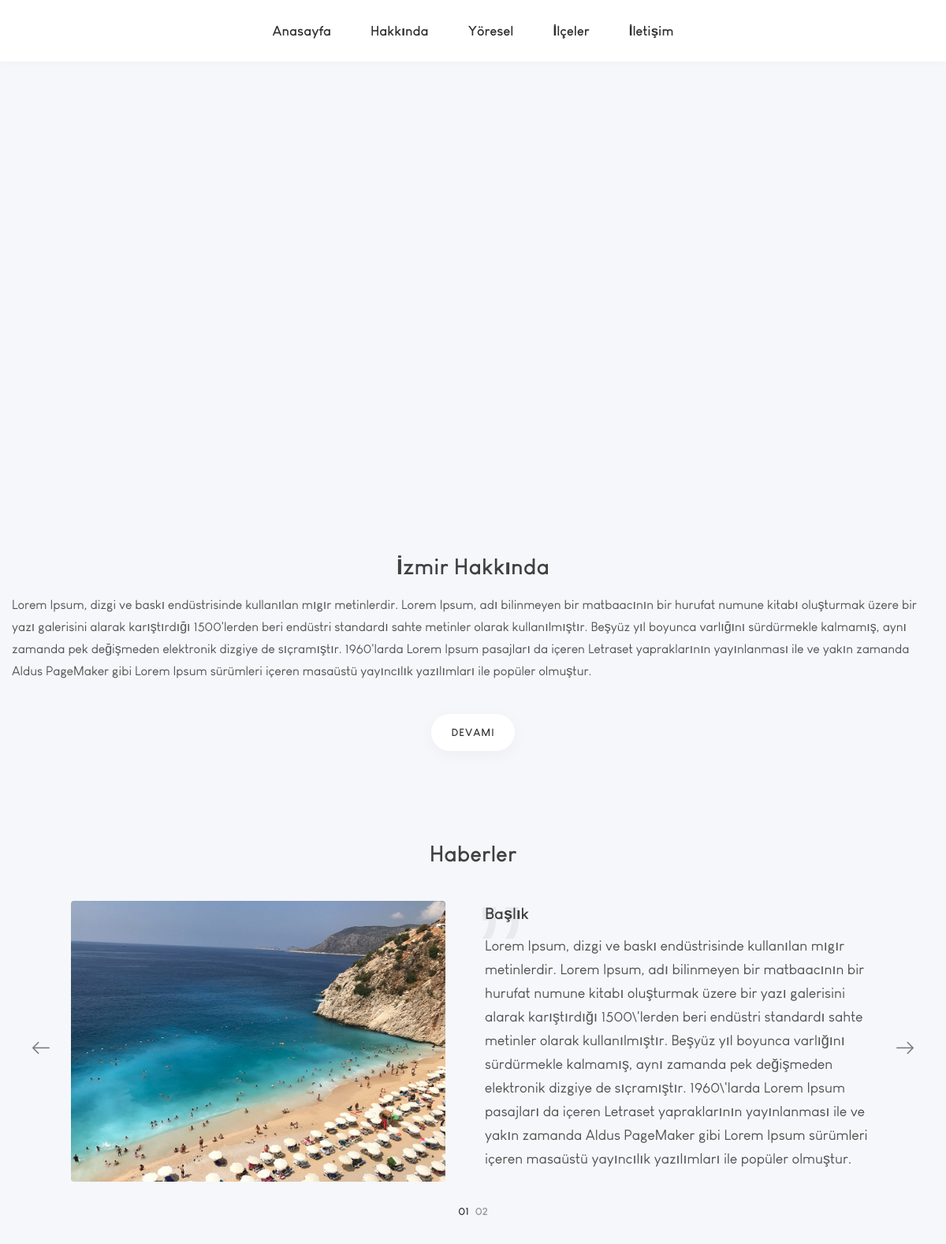
The page / on the database its author committed.
### tables this page shows
CREATE TABLE `about` (
  `aid` int(11) NOT NULL,
  `text` varchar(5000) NOT NULL,
  `image` varchar(500) NOT NULL
);

CREATE TABLE `news` (
  `nid` int(11) NOT NULL,
  `text` varchar(5000) NOT NULL,
  `image` varchar(500) NOT NULL,
  `head` varchar(50) NOT NULL
);

### application/controllers/Home.php (called while the page is built, shortened)
<?php
class Home extends CI_Controller {
	public  function  __construct()
    {
        $this->load->model("DB_models");
        $this->load->library('form_validation');
        $this->load->helper(array ( 'form' ,'url'));
    }
	public function index()
    {
        $get=array(
            'sliders'   =>$this->DB_models->get_datas('','slider'),
            'abouts'   =>$this->DB_models->get_datas('','about'),
            'news'   =>$this->DB_models->get_datas('','news'),
            'title'      =>'Egegen|Anasayfa',
        );
        $this->load->view('home',$get);
    }
}

### index.php (called while the page is built, shortened)
<?php
require_once BASEPATH.'core/CodeIgniter.php';

### application/models/DB_models.php (called while the page is built, shortened)
<?php
class DB_models extends CI_Model
{
    public function get_datas($where_is, $datas){
        if($where_is==''){
           return $this->db->get($datas)->result();
        }else{
           return $this->db->where($where_is)->get($datas)->result();
        }
    }
}
?>

### application/views/home_page/news.php (the view)
<div class="container inner">
          <h2 class="section-title mb-40 text-center">Haberler</h2>
          <div class="row">
            <div class="col-md-12 ">
              <div class="cube-slider cbp-slider-edge cbp">
              <?php foreach ($news as $new): ?>
                <div class="cbp-item pl-60 pr-60 pb-10">
                  <div class="row d-flex">
                    <div class="col-md-6 pr-35 pr-sm-15">
                      <figure><a href="<?php echo base_url('404')?>"><img src="<?php echo base_url('assets/').$new->image?>" alt="" /></a></figure>
                    </div>
                    <div class="col-md-6 align-self-center">
                      <blockquote class="icon icon-left">
                        <h5 class=" text-left"><?php echo $new->head ?></h5>
                        <p><?php echo $new->text ?></p>
                      </blockquote>
                    </div>
                  </div>
                </div>
                <?php endforeach;?>
              </div>
            </div>
          </div>
      </div>

### application/views/base/header.php (shortened to what this page needs)
<!DOCTYPE html>
<html lang="tr">
<head>
  <link rel="stylesheet" type="text/css" href="<?php echo base_url('assets/')?>style/css/bootstrap.min.css">
  <link rel="stylesheet" type="text/css" href="<?php echo base_url('assets/')?>style/css/plugins.css">
  <link rel="stylesheet" type="text/css" href="<?php echo base_url('assets/')?>style/revolution/css/settings.css">
  <link rel="stylesheet" type="text/css" href="<?php echo base_url('assets/')?>style/revolution/css/layers.css">
  <link rel="stylesheet" type="text/css" href="<?php echo base_url('assets/')?>style/revolution/css/navigation.css">
  <link rel="stylesheet" type="text/css" href="<?php echo base_url('assets/')?>style/type/icons.css">
  <link rel="stylesheet" type="text/css" href="<?php echo base_url('assets/')?>style.css">
  <link rel="stylesheet" type="text/css" href="<?php echo base_url('assets/')?>style/css/color/lavender.css">
</head>

### application/views/home.php
<?php $this->load->view('base/header') ?>
<body>
  <div class="content-wrapper">
    <?php $this->load->view('base/menu') ?>
    <?php if(isset($sliders[0])): ?>
    <?php $this->load->view('home_page/slider') ?>
    <?php endif; ?>
    <?php if(isset($abouts[0])): ?>
    <?php $this->load->view('home_page/about') ?>
    <?php endif; ?>
    <?php if(isset($news[0])): ?>
    <?php $this->load->view('home_page/news') ?>
    <?php endif;?>
  </div>
<?php $this->load->view('base/footer') ?>

### application/views/base/menu.php (shortened to what this page needs)
<nav class="navbar wide bg-light navbar-expand-lg">
      <div class="container-fluid flex-row justify-content-center">
        <div class="navbar-collapse collapse justify-content-between align-items-center">
          <ul class="navbar-nav plain mx-auto text-center">
            <li class="nav-item"><a class="nav-link" href="<?php echo base_url('anasayfa')?>">Anasayfa</a>
            </li>
            <li class="nav-item "><a class="nav-link dropdown-toggle" href="<?php echo base_url('hakkinda')?>">Hakkında</a>
            </li>
            <li class="nav-item dropdown"><a class="nav-link dropdown-toggle" href="<?php echo base_url('404')?>">Yöresel</a>
            </li>
            <li class="nav-item "><a class="nav-link dropdown-toggle" href="<?php echo base_url('404')?>">İlçeler</a>
            </li>
            <li class="nav-item "><a class="nav-link dropdown-toggle" href="<?php echo base_url('404')?>">İletişim</a>
            </li>
          </ul>
        </div>
      </div>
    </nav>

### application/views/home_page/slider.php (shortened to what this page needs)
<div class="rev_slider_wrapper fullwidth-container">
    </div>

### application/views/home_page/about.php
<div class="container inner pt-80">
          <div class="row">
            <div class="col-md-14">
              <div class="blog classic-view">
                <div class="post text-center">
                  <div class="space40"></div>
                  <div class="post-content text-left">
                    <h2 class="post-title text-center"><a href="blog-post.html">İzmir Hakkında</a></h2>
                    <p><?php echo $abouts[0]->text ?></p>
                    <div class="text-center"><a href="<?php echo base_url('hakkinda') ?>" class="btn btn-white shadow mt-20">Devamı</a></div>
                  </div>
                </div>
          </div>
        </div>

### application/views/base/footer.php (shortened to what this page needs)
</body>
</html>

### assets/style/revolution/css/settings.css (style rules this page uses)
.rev_slider_wrapper { position:relative;z-index:0;width:100% }

### assets/style/css/color/lavender.css (style rules this page uses)
a { color: #7498ca; }
.btn { background: #7498ca; }

### rows shown on the page
about: text "Lorem Ipsum, dizgi ve baskı endüstrisinde kullanılan mıgır metinlerdir. Lorem Ipsum, adı bilinmeyen bir matbaacının bir hurufat numune kitabı oluşturmak üzere bir yazı galerisini alarak karıştırdığı 1500'lerden beri endüstri standardı sahte metinler olarak kullanılmıştır. Beşyüz yıl boyunca varlığını sürdürmekle kalmamış, aynı zamanda pek değişmeden elektronik dizgiye de sıçramıştır. 1960'larda Lorem Ipsum pasajları da içeren Letraset yapraklarının yayınlanması ile ve yakın zamanda Aldus PageMaker gibi Lorem Ipsum sürümleri içeren masaüstü yayıncılık yazılımları ile popüler olmuştur."
news: image (picture), head "Başlık", text "Lorem Ipsum, dizgi ve baskı endüstrisinde kullanılan mıgır metinlerdir. Lorem Ipsum, adı bilinmeyen bir matbaacının bir hurufat numune kitabı oluşturmak üzere bir yazı galerisini alarak karıştırdığı 1500\\'lerden beri endüstri standardı sahte metinler olarak kullanılmıştır. Beşyüz yıl boyunca varlığını sürdürmekle kalmamış, aynı zamanda pek değişmeden elektronik dizgiye de sıçramıştır. 1960\\'larda Lorem Ipsum pasajları da içeren Letraset yapraklarının yayınlanması ile ve yakın zamanda Aldus PageMaker gibi Lorem Ipsum sürümleri içeren masaüstü yayıncılık yazılımları ile popüler olmuştur."
